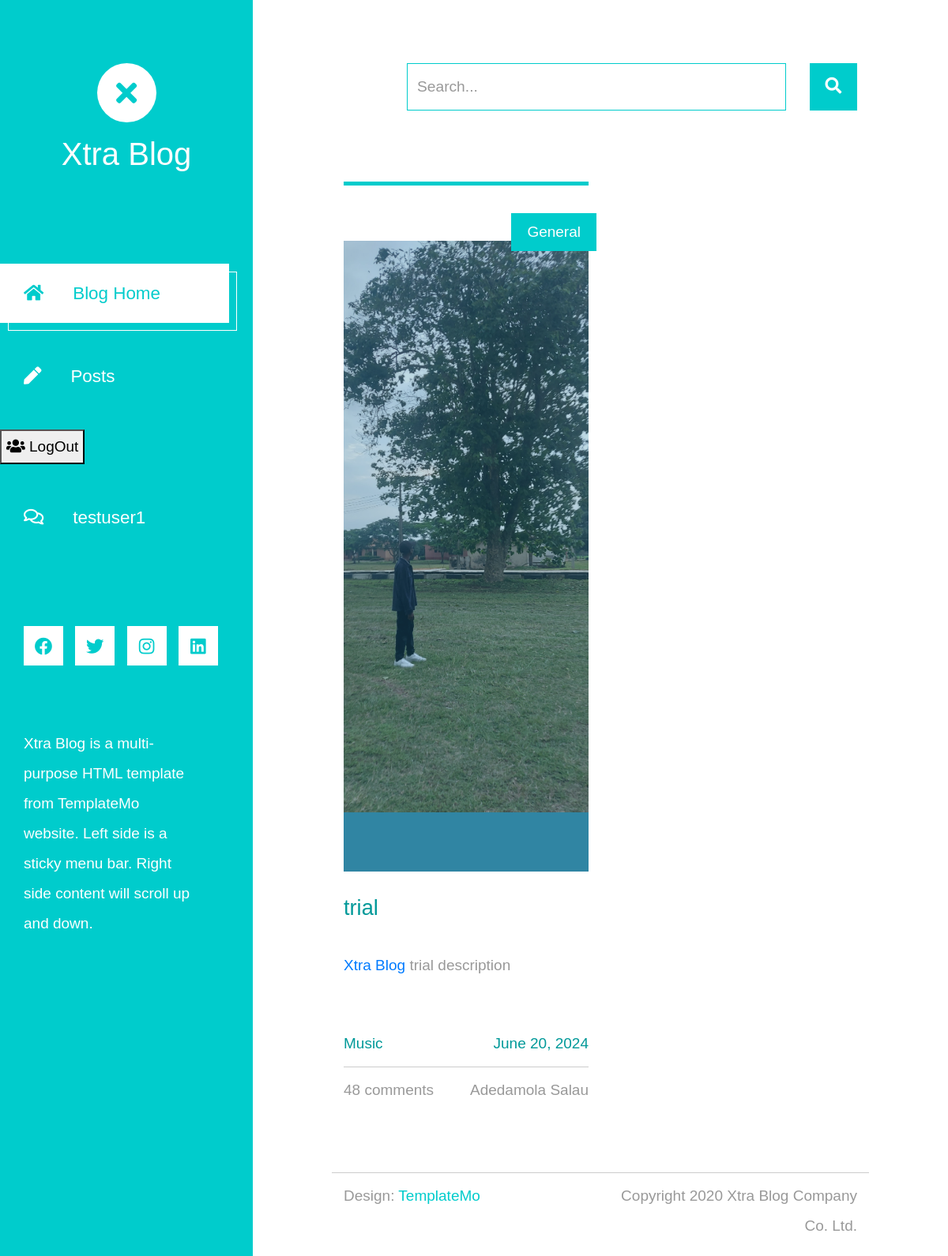
The app's page /accounts/userposts (signed in) with its own data.
### blogapp/models.py (models this page shows, shortened)
class BlogPost(models.Model):
    title =models.CharField(max_length=200)
    description=models.TextField(null=True, blank=True)
    post = models.TextField()
    author = models.CharField(max_length=200)
    owner = models.ForeignKey(User,on_delete=models.SET_NULL,null=True,blank=True)
    published_date=models.DateField(auto_now_add=True)
    update_at= models.DateTimeField(auto_now=True)
    category= models.ForeignKey(category,on_delete=models.CASCADE,default=4)
    blog_image = models.ImageField(upload_to="blogs",null=True,blank=True)
    tag = models.ManyToManyField(tag)

class category(models.Model):
    name= models.CharField(max_length=50)
    def __str__(self) -> str:
        return self.name

class tag (models.Model):
    name = models.CharField(max_length=50)

### users/views.py (the view)
# urls.py: path('userposts',user_blog_posts,name='user-posts')
def user_blog_posts(request):
    blogpost = BlogPost.objects.all()
    user_blog_post= blogpost.filter(owner = request.user)
    context = {
        'posts': user_blog_post
    }
    return render(request,"main/userblogposts.html",context)

### templates/main/userblogposts.html
{%extends "base.html"%}
{%block quote%}
<div class="row tm-row">
    {%for post in posts%}
    <article class="col-12 col-md-6 tm-post">
        <hr class="tm-hr-primary">
        <a href="{%url 'blog-detail' post.id %}" class="effect-lily tm-post-link tm-pt-60">
            <div class=" tm-post-link-inner">
                <img src="{{post.blog_image.url}}" alt="Image" class="img-fluid">
            </div>
            <span class="position-absolute tm-new-badge">{{post.category}}</span>
            <h2 class="tm-pt-30 tm-color-primary tm-post-title">{{post.title}}</h2>
        </a>
        <p class="tm-pt-30">
            <a rel="nofollow" href="https://templatemo.com/tm-553-xtra-blog" target="_blank">Xtra Blog</a> {{post.description}}
        </p>
        <div class="d-flex justify-content-between tm-pt-45">
            {%for t in post.tag.all %}
            <span class="tm-color-primary">{{t.name}}</span>
            {%endfor%}
            <span class="tm-color-primary">{{post.published_date}}</span>
        </div>
        <hr>
        <div class="d-flex justify-content-between">
            <span>48 comments</span>
            <span>{{post.author}}</span>
        </div>
    </article>
     {% endfor %}
</div>
{%endblock quote%}

### templates/base.html (shortened to what this page needs)
{% load static %}
<!DOCTYPE html>
<html lang="en">
<head>
	<link rel="stylesheet" href="{%static 'fontawesome/css/all.min.css'%}">
    <link href="{%static 'css/bootstrap.min.css'%}" rel="stylesheet">
    <link href="{%static 'css/templatemo-xtra-blog.css'%}" rel="stylesheet">
</head>
<body>
	<header class="tm-header" id="tm-header">
        <div class="tm-header-wrapper">
            <div class="tm-site-header">
                <div class="mb-3 mx-auto tm-site-logo"><i class="fas fa-times fa-2x"></i></div>
                <h1 class="text-center">Xtra Blog</h1>
            </div>
            <nav class="tm-nav" id="tm-nav">
                <ul>
                    {%if user.is_authenticated%}
                    <li class="tm-nav-item active"><a href="index.html" class="tm-nav-link">
                        <i class="fas fa-home"></i>
                        Blog Home
                    </a></li>
                    <li class="tm-nav-item"><a href="{% url 'user-posts'%}" class="tm-nav-link">
                        <i class="fas fa-pen"></i>
                       Posts
                    </a></li>
                    <form action="{%url 'user-logout'%}" method="post">
                    <button type="submit" class="tm-nav-item">
                        <i class="fas fa-users"></i>
                        LogOut
                    </button>
                   </form>
                    <li class="tm-nav-item"><a href="{% url 'user-login'%}" class="tm-nav-link">
                        <i class="far fa-comments"></i>
                    {{user.username}}
                    </a></li>
                {%endif%}
            </nav>
            <div class="tm-mb-65">
                <a rel="nofollow" href="https://fb.com/templatemo" class="tm-social-link">
                    <i class="fab fa-facebook tm-social-icon"></i>
                </a>
                <a href="https://twitter.com" class="tm-social-link">
                    <i class="fab fa-twitter tm-social-icon"></i>
                </a>
                <a href="https://instagram.com" class="tm-social-link">
                    <i class="fab fa-instagram tm-social-icon"></i>
                </a>
                <a href="https://linkedin.com" class="tm-social-link">
                    <i class="fab fa-linkedin tm-social-icon"></i>
                </a>
            </div>
            <p class="tm-mb-80 pr-5 text-white">
                Xtra Blog is a multi-purpose HTML template from TemplateMo website. Left side is a sticky menu bar. Right side content will scroll up and down.
            </p>
        </div>
    </header>
    <div class="container-fluid">
        <main class="tm-main">
            <div class="row tm-row">
                <div class="col-12">
                    <form method="GET" class="form-inline tm-mb-80 tm-search-form">
                        <input class="form-control tm-search-input" name="query" type="text" placeholder="Search..." aria-label="Search">
                        <button class="tm-search-button" type="submit">
                            <i class="fas fa-search tm-search-icon" aria-hidden="true"></i>
                        </button>
                    </form>
                </div>
            </div>
    {%block quote%}
    {%endblock quote%}
    <footer class="row tm-row">
        <hr class="col-12">
        <div class="col-md-6 col-12 tm-color-gray">
            Design: <a rel="nofollow" target="_parent" href="https://templatemo.com" class="tm-external-link">TemplateMo</a>
        </div>
        <div class="col-md-6 col-12 tm-color-gray tm-copyright">
            Copyright 2020 Xtra Blog Company Co. Ltd.
        </div>
    </footer>
</main>
</div>
</body>
</html>

### records on screen
BlogPost: blog_image (picture), category "General", title "trial", description "trial description", published_date "June 20, 2024", author "Adedamola Salau"
tag: name "Music"

### other values on screen
{{ user.username }} "testuser1"
